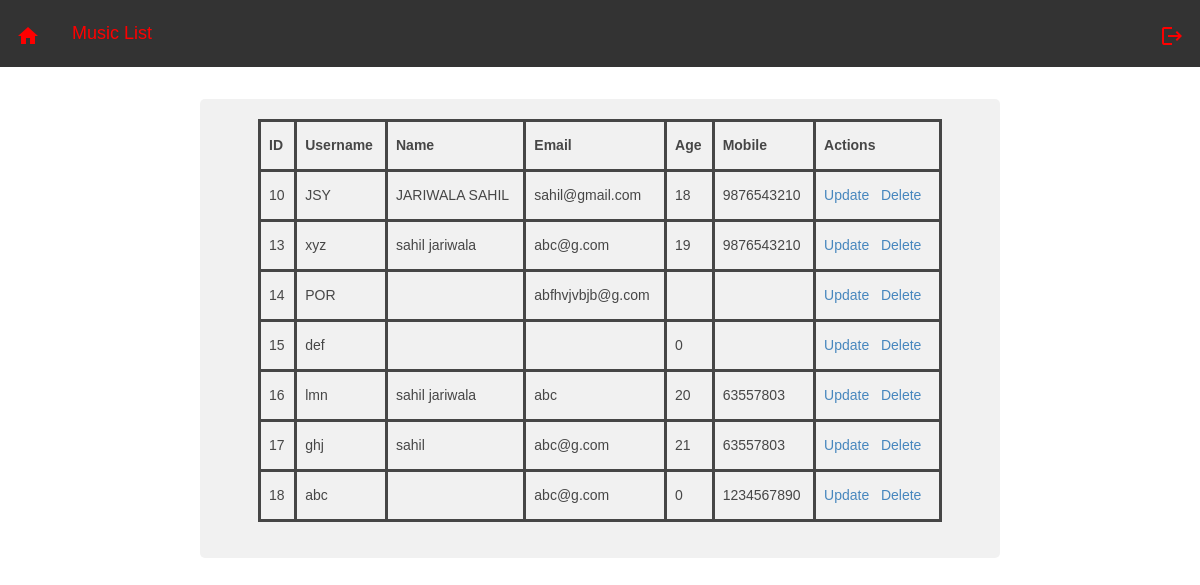
The app's page /view_users.php (signed in) with its own data.
### tables this page shows
CREATE TABLE `users` (
  `id` int(11) NOT NULL,
  `name` varchar(50) DEFAULT NULL,
  `username` varchar(50) NOT NULL,
  `password` varchar(255) NOT NULL,
  `email` varchar(50) DEFAULT NULL,
  `phone` varchar(14) DEFAULT NULL,
  `age` int(5) DEFAULT NULL,
  `user_type` varchar(6) NOT NULL,
  `path_of_user_img` varchar(100) NOT NULL DEFAULT 'userimage/defualt_image.png'
);

### view_users.php (the view, shortened to what this page needs)
<!DOCTYPE html>
<html lang="en">
<head>
    <link rel="stylesheet" href="https://maxcdn.bootstrapcdn.com/bootstrap/3.3.7/css/bootstrap.css">
    <link rel="stylesheet" href="table.css" type="text/css">
</head>
<body>
<ul>
<h4>
  <li style="float: right"><a  href="logout.php"><i class="material-icons">logout</i></a></li>
  <li><a href="admin.php"><i class="material-icons">home</i></a></li>
  <li><a href="displayfile.php">Music List</a></li>
  </h4>
</ul>
<br><br>
<center>
<div class="container" style="width:800px">
<?php
require_once "config.php";
$sql = "SELECT * FROM users";
if($result = mysqli_query($link, $sql))
{
	if(mysqli_num_rows($result) > 0)
	{
		echo "<table >";
			echo "<thead>";
				echo "<tr>";
					echo "<th>ID</th>";
					echo "<th>Username</th>";
					echo "<th>Name</th>";
					echo "<th>Email</th>";
					echo "<th>Age</th>";
					echo "<th>Mobile</th>";
					echo "<th>Actions</th>";
				echo "</tr>";
			echo "</thead>";
			echo "<tbody>";
			while($row = mysqli_fetch_array($result))
			{
				if($row['user_type'] =="user")
				{
					echo "<tr>";
						echo "<td>" . $row['id'] . "</td>";
						echo "<td>" . $row['username'] . "</td>";
						echo "<td>" . $row['name'] . "</td>";
						echo "<td>" . $row['email'] . "</td>";
						echo "<td>" . $row['age'] . "</td>";
						echo "<td>" . $row['phone'] . "</td>";
						echo "<td>";
							echo "<a href='admin_update.php?id=" . $row['id'] . "'>Update </a>";
							echo "<a href='admin_delete.php?id=" . $row['id'] . "'>Delete</a>";
						echo "</td>";
					echo "</tr>";
				}
			}
			echo "</tbody>";
		echo "</table>";
	} else{
		echo "<p><em><h1>No records were found.</h1></em></p><br>";
		echo "<a href='create.php'>Create New Record</a>";
	}
} else{
	echo "ERROR: Could not able to execute $sql. " . mysqli_error($link);
}
?>
	<br>
	</div>
	</center>
</body>
</html>

### table.css (style rules this page uses)
body { font: 14px sans-serif; background-image: url("https://toppng.com/uploads/preview/microphone-device-music-sound-dark-11569915014viix5krik1.jpg"); background-position: center; background-repeat: no-repeat; background-size: cover; }
.container { width: 500px; border-radius: 5px; background-color: rgb(240, 240, 240); padding: 20px; opacity: 0.9; }
ul { list-style-type: none; margin: 0; padding: 0; overflow: hidden; background-color: #333; top: 0; }
li { float: left; }
li a { display: block; color: red; text-align: center; padding: 14px 16px; text-decoration: none; transition: transform .2s; }
table { width: 90%; }
th { height: 50px; border: 3px solid ; padding: 8px; }
tr { height: 50px; border: 3px solid ; padding: 8px; }
td { border: 3px solid ; padding: 8px; }

### records on screen
users: id "10", username "JSY", name "JARIWALA SAHIL", email "sahil@gmail.com", age "18", phone "9876543210"
users: id "13", username "xyz", name "sahil jariwala", email "abc@g.com", age "19", phone "9876543210"
users: id "14", username "POR", email "abfhvjvbjb@g.com"
users: id "15", username "def", age "0"
users: id "16", username "lmn", name "sahil jariwala", email "abc", age "20", phone "63557803"
users: id "17", username "ghj", name "sahil", email "abc@g.com", age "21", phone "63557803"
users: id "18", username "abc", email "abc@g.com", age "0", phone "1234567890"
